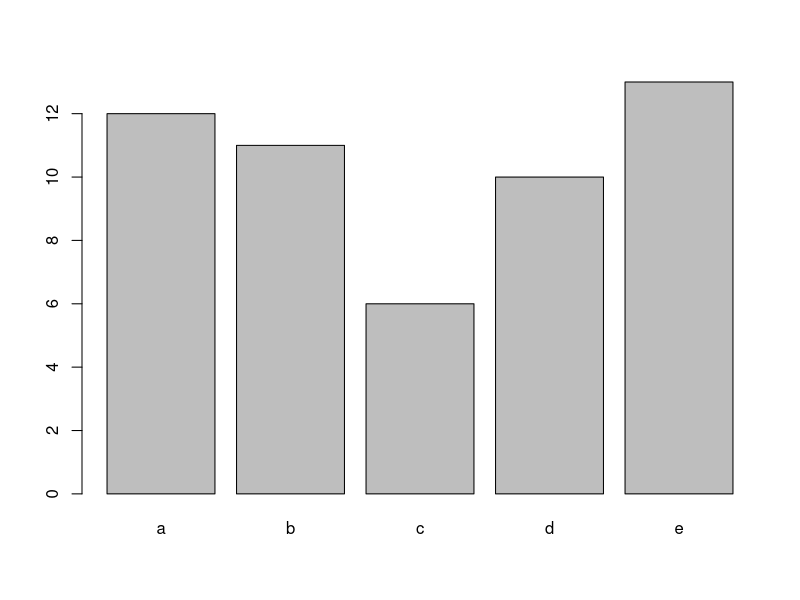

Write R code to recreate this figure. (Note: this script raises an error after producing the figure.)
## ---- chunk 1
knitr::opts_chunk$set( warning=FALSE, message=FALSE)
## ---- chunk 2
# create dummy data
data <- data.frame(
  name=letters[1:5],
  value=sample(seq(4,15),5)
)

# The most basic barplot you can do:
barplot(height=data$value, names=data$name)
## ---- chunk 3
htmltools::includeHTML("htmlChunkRelatedRanking.html")
